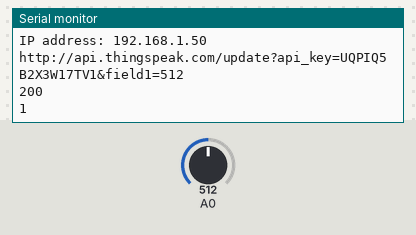
The sketch below on a simulated ESP8266 (NodeMCU). On the bench: the last lines printed to the serial monitor. The inputs (shaded band) are chosen by the test bench; at power-on: A0 = 512. WiFi joins after 1.5 s; servers stay silent unless stated; web services answer with replies made up by the test bench.

Above: at 4.7 s.
4.8 s: A0 set to 716
At 8.92 s:
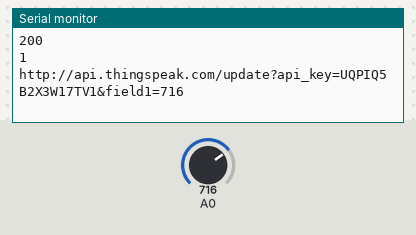
10.6 s: A0 set to 900
At 14.7 s:
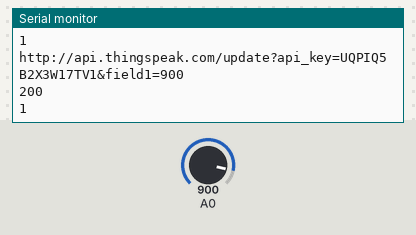

The sketch:

codigo01-blink.ino
```cpp
#include <ESP8266WiFi.h>
#include <WiFiClient.h>
#include <ESP8266WebServer.h>
#include <ESP8266HTTPClient.h>

/* Configuração das credenciais - rede */
const char *ssid = "Maria";  //Entre com as configurações da sua wifi
const char *password = "manu1998";

const char *host = "https://api.thingspeak.com/update?api_key=UQPIQ5B2X3W17TV1&field1=0";

void setup() {
  delay(1000);
  Serial.begin(9600);
  WiFi.mode(WIFI_OFF);        //Prevents reconnection issue (taking too long to connect)
  delay(1000);
  WiFi.mode(WIFI_STA);        //This line hides the viewing of ESP as wifi hotspot

  WiFi.begin(ssid, password);     //Connect to your WiFi router
  Serial.println("");

  Serial.print("Connecting");
  // Wait for connection
  while (WiFi.status() != WL_CONNECTED) {
    delay(500);
    Serial.print(".");
  }

  //If connection successful show IP address in serial monitor
  Serial.println("");
  Serial.print("Connected to ");
  Serial.println(ssid);
  Serial.print("IP address: ");
  Serial.println(WiFi.localIP());  //IP address assigned to your ESP
}
void loop() {
  HTTPClient http;    //Declare object of class HTTPClient

  String ADCData, station, getData, Link;
  int adcvalue=analogRead(0);  //Read Analog value of LDR
  ADCData = String(adcvalue);   //String to interger conversion
  station = "B";

  //GET Data
  //GET https://api.thingspeak.com/update?api_key=UQPIQ5B2X3W17TV1&field1=0
  getData = "?api_key=UQPIQ5B2X3W17TV1&field1=" + ADCData;
  Link = "http://api.thingspeak.com/update" + getData;

  http.begin(Link);     //Specify request destination
  Serial.println(Link);
  int httpCode = http.GET();            //Send the request
  String payload = http.getString();    //Get the response payload

  Serial.println(httpCode);   //Print HTTP return code
  Serial.println(payload);    //Print request response payload

  http.end();  //Close connection

  delay(5000);  //GET Data at every 5 seconds
}
```

Measured:
- after the input at 4.8 s, the serial monitor: prints a new line after 4.0 s (image 1)
- after the input at 10.6 s, the serial monitor: prints a new line after 3.4 s (image 2)
